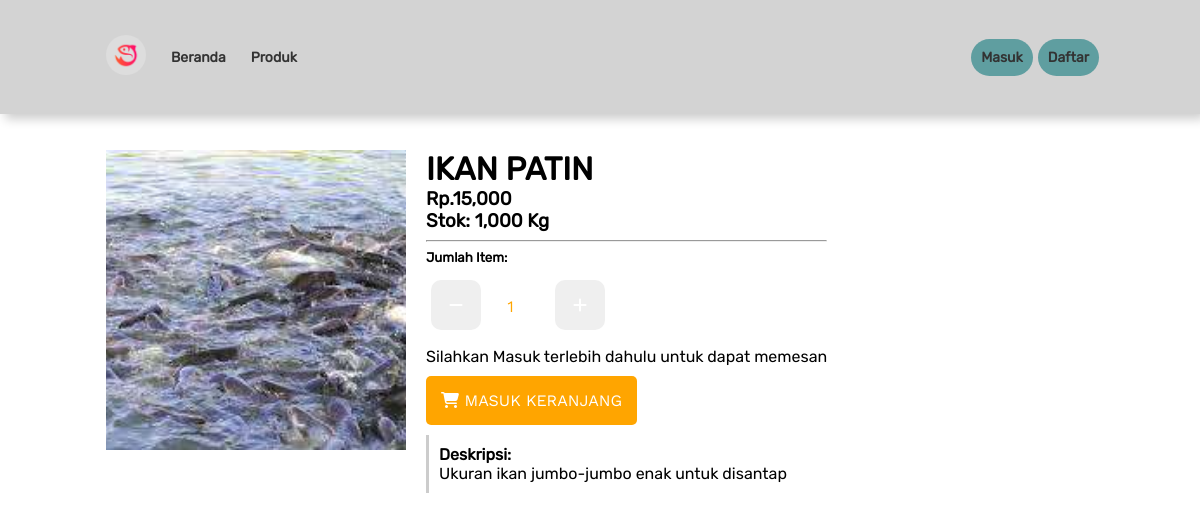
The app's page /produk.php?id=25 with its own data.
### tables this page shows
CREATE TABLE `produk` (
  `id_data` int(255) NOT NULL,
  `nama` varchar(255) NOT NULL,
  `kategori` int(255) NOT NULL,
  `deskripsi` text NOT NULL,
  `foto` varchar(255) NOT NULL,
  `harga` int(255) NOT NULL,
  `qty` int(255) NOT NULL,
  `satuan` varchar(255) NOT NULL
);

### backend/model/Querybuilder.php (called while the page is built, shortened)
<?php
require 'Database.php';
class Querybuilder
{
   private $tableName;
   function __construct($dbname)
   {
      $this->tableName = $dbname;
   }
   function select($clause)
   {
      $dbconf = new Database();
      $table = $this->tableName;
      $query = "SELECT * FROM $table WHERE $clause";
      $exe = mysqli_query($dbconf->connect(),$query);
      $data['rows'] = mysqli_num_rows($exe);
      $data['single'] = mysqli_fetch_array($exe);
      $data['result'] = $exe;
      return $data;
   }
}

### backend/model/Database.php (called while the page is built)
<?php
class Database
{
   function connect()
   {
      $username = 'root';
      $password = '';
      $host = 'localhost';
      $db = "sipit";
      return mysqli_connect($host, $username, $password, $db);
   }
}

### produk.php (the view, shortened to what this page needs)
<?php
require 'backend/model/Querybuilder.php';
$sPrd = new Querybuilder("produk");
$id = $_GET['id'];
$prd = $sPrd->select("id_data = '$id'")['single'];
?>
   <!DOCTYPE Html>
   <html>
   <head>
      <link rel="stylesheet" href="assets/css/style.css"/>
   </head>
   <body style="padding:0;margin:0;box-sizing: border-box;font-family: 'Rubiks'">
   <?php
   include 'temps/navbar.php';
   ?>
   <form action="backend/to-cart.php" method="post">
      <div class="prd-wrapper">
         <div class="">
            <img src="image/<?= $prd['foto'] ?>" style="width:300px;height:300px;object-fit: cover">
         </div>
         <div class="">
            <h1 style="text-transform: uppercase"><?= $prd['nama'] ?></h1>
            <h3>Rp.<?= number_format($prd['harga']) ?></h3>
            <h3>Stok: <?= number_format($prd['qty']) ?> <?= $prd['satuan'] ?></h3>
            <hr>
            <h5 style="margin:0;padding:0;">Jumlah Item:</h5>
            <div class="controlwrap">
               <button id="btnMin" type="button" class="itemcontrol"><i class="fas fa-minus"></i></button>
               <input name="qty" value="1" id="inpValue" style="text-align: center;color:orange;" type="number" class="itemcontrol">
               <button id="btnPlus" type="button" class="itemcontrol"><i class="fas fa-plus"></i></button>
            </div>
            <?php
            if(!empty($_SESSION['user']))
            {
               ?>
               <button style="padding:15px;border-radius:5px;background: orange;border:none;color:#fff;" type="submit"><i class="fas fa-shopping-cart"></i> Masuk Keranjang</button>
               <?php
            }
            else{
               ?>
               <p style="padding:0;margin-bottom: 10px;">Silahkan Masuk terlebih dahulu untuk dapat memesan</p>
               <button type="button" class="gologin" style="padding:15px;border-radius:5px;background: orange;border:none;color:#fff;"><i class="fas fa-shopping-cart"></i> Masuk Keranjang</button>
               <?php
            }
            ?>
            <p style="border-left:3px solid #ccc;padding:10px;margin-top:10px;display: block;">
               <span><b>Deskripsi:</b><br></span>
               <?= $prd['deskripsi'] ?>
            </p>
         </div>
      </div>
   </form>
   </body>
</html>

### assets/css/style.css (style rules this page uses)
input,button { font-family: "Primary"; }
button { cursor: pointer; font-size:16px; text-transform: uppercase; }
input { font-size:16px; }
body { font-family: "Second"; margin:0; padding:0; }
.product-wrapper > h4,h5,h3 { margin:0; }
.prd-wrapper { display: flex; width:100%; padding-top:140px; box-sizing: border-box; padding-left:8%; padding-right:8%; }
.prd-wrapper > div { padding:10px; }
.prd-wrapper > div > h1,p { padding:0; margin:0; }
.controlwrap { display: flex; flex-flow: row; justify-content: flex-start; align-items: flex-start; margin-top:15px; margin-bottom: 15px; }
.itemcontrol { margin-left:5px; margin-right: 5px; width:50px; height:50px; border:none; color:#fff; border-radius:10px; -webkit-appearance: textfield; -moz-appearance: textfield; }
.sect-heading > h1,p { margin:0; padding:10px; }
.order-item > h4,h5 { margin:0; padding:5px; }

### records on screen
produk: foto (picture), nama "IKAN PATIN", harga "15,000", qty "1,000", satuan "Kg", deskripsi "Ukuran ikan jumbo-jumbo enak untuk disantap"
